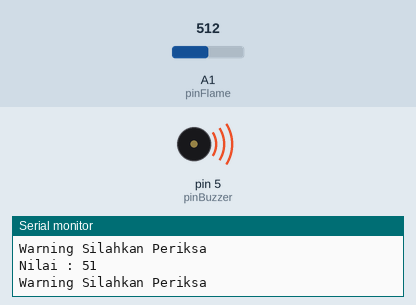
The sketch below on a simulated Arduino Uno, built with avr-gcc and run on an emulated ATmega328P. Parts: buzzer (waves = sounding, pin HIGH), the last lines printed to the serial monitor. The test bench sets the inputs (shaded band); at power-on: A1 (pinFlame) = 512.

Above: at 1.4 s.
1.5 s: A1 (pinFlame) set to 745
4.7 s: A1 (pinFlame) set to 770
At 5.3 s:
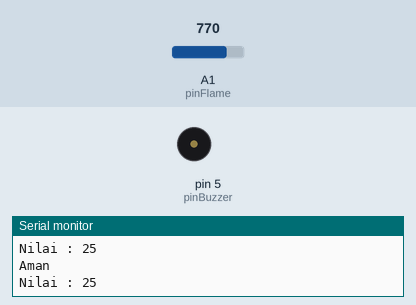
6.3 s: A1 (pinFlame) set to 122
At 6.59 s:
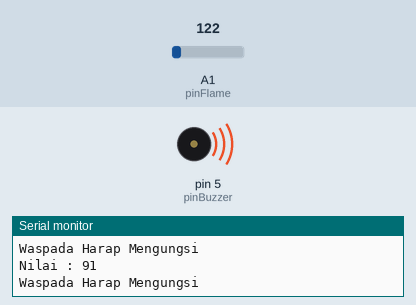
9.5 s: A1 (pinFlame) set to 900
11.0 s: A1 (pinFlame) set to 716
At 11.19 s:
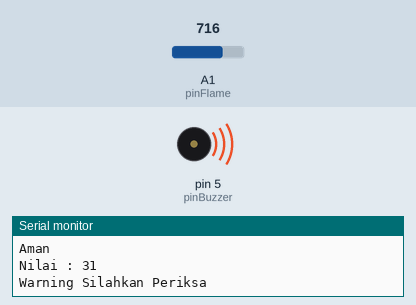
Timing chart, 0 to 15.2 s (numbered marks = the images above; inputs shaded):
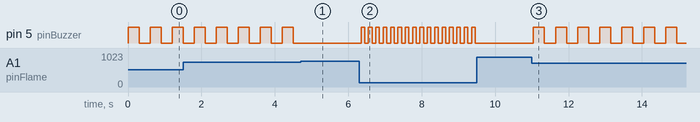

The sketch:

Chalange1_Buzzermati.ino
```cpp
//INISIALISASI
int pinFlame=A1;
int pinBuzzer =5;


void setup() {
  Serial.begin(9600);
  pinMode(pinBuzzer, OUTPUT);

}

void loop() {
  //BACA SENSOR
  int bacaFlame= analogRead(pinFlame);
      bacaFlame=map(bacaFlame,26,1017,100,0);

  //PRINT TO SERIAL
  Serial.print("Nilai : ");
  Serial.print(bacaFlame);
  Serial.println();


  //LOGIKA
  if(bacaFlame<=26){
    Serial.println("Aman");
  }else if(bacaFlame>=26 and bacaFlame<=80){
    Serial.println("Warning Silahkan Periksa");
    digitalWrite(pinBuzzer,HIGH);
    delay(300);
    digitalWrite(pinBuzzer,LOW);
    delay(300);
  }else{
    Serial.println("Waspada Harap Mengungsi");
    digitalWrite(pinBuzzer,HIGH);
    delay(100);
    digitalWrite(pinBuzzer,LOW);
    delay(100);
  }


}
```

Measured:
- the behaviour switches between 759 and 760 on A1 (pinFlame) (found by bisection; images 0 and 1)
- after the input at 4.7 s, pin 5 (pinBuzzer): stops changing and stays LOW
- after the input at 6.3 s, pin 5 (pinBuzzer): alternates HIGH for 0.10 s and LOW for 0.10 s, starting after 0.05 s
- after the input at 9.5 s, pin 5 (pinBuzzer): stops changing and stays LOW
- after the input at 11.0 s, pin 5 (pinBuzzer): alternates HIGH for 0.30 s and LOW for 0.30 s, starting after 0.05 s
- by itself, pin 5 (pinBuzzer): alternates HIGH for 0.30 s and LOW for 0.30 s
